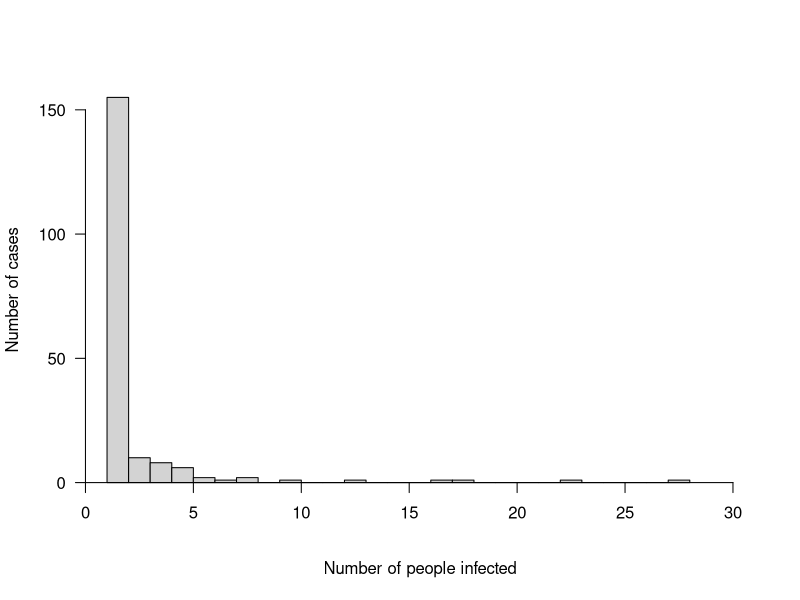

Reproduce this figure in R.
## ---- chunk 1
knitr::opts_chunk$set(echo = TRUE)
## ---- chunk 2
library(tidyverse)
library(here)

d <- read_csv(here("data", "201114SchoolCases-Cleaned.csv"))
## ---- chunk 3
# Number of total exposures
nrow(d)
# Table of outbreaks
table(d$Possible_Outbreak)
# Percentage of cases with outbreaks
table(d$Possible_Outbreak)/nrow(d)
## ---- chunk 4
out <- subset(d, Possible_Outbreak==1)
nrow(out)

# Size of outbreaks
table(out$Total_Cases)
# Proportion of outbreak sizes
table(out$Total_Cases)/nrow(out)
## ---- chunk 5
hist(d$Total_Cases, main="", yaxt="n", breaks=20, xlim=c(1, 30), xlab = "Number of people infected", ylab = "Number of cases", xaxt="n")
axis(2, las=2, pos=0)
axis(1, pos=0)

